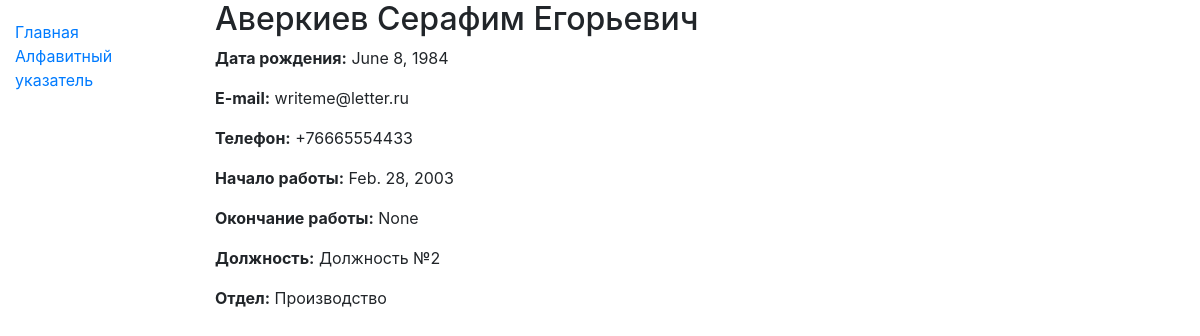
The app's page /employees/6/ with its own data.
### employees/models.py (models this page shows, shortened)
class Employee(models.Model):
    first_name = models.CharField(verbose_name="Имя", max_length=50)
    middle_name = models.CharField(verbose_name="Отчество", max_length=50)
    last_name = models.CharField(verbose_name="Фамилия", max_length=50)
    birthday = models.DateField(verbose_name="Дата рождения")
    email = models.EmailField(verbose_name="e-mail")
    phone = PhoneField(verbose_name="Телефон")
    begin_work = models.DateField(verbose_name="Начало работы")
    end_work = models.DateField(verbose_name="Окончание работы", blank=True, null=True, help_text="Введите дату увольнения сотрудника")
    position = models.CharField(verbose_name="Должность", max_length=200)
    department = models.ForeignKey(Department, on_delete=models.SET_NULL, blank=True, null=True, verbose_name="Отдел")
    class Meta:
        db_table = "employee"
        ordering = ["last_name", "first_name", "middle_name"]
    def display_last_name(self):
        return '{0} {1} {2}'.format(self.last_name, self.first_name, self.middle_name)
    display_last_name.short_description = "Ф.И.О."

class Department(models.Model):
    name = models.CharField(verbose_name="Название отдела", max_length=200)
    class Meta:
        db_table = "department"
        ordering = ["-name"]
    def __str__(self):
        return self.name

### employees/views.py (the view)
# urls.py: path('<int:pk>/', views.EmployeeDetail.as_view(), name='employee-detail'),
class EmployeeDetail(generic.DetailView):
    model = models.Employee
    context_object_name = 'employee'
    template_name = 'employees/employee_detail.html'

### employees/templates/employees/employee_detail.html (shortened to what this page needs)
{% extends "base.html" %}
{% block content %}
    <h2>{{ employee.display_last_name }}</h2>
    <p><strong>Дата рождения:</strong> {{ employee.birthday }}</p>
    <p><strong>E-mail:</strong> {{ employee.email }}</p>
    <p><strong>Телефон:</strong> {{ employee.phone }}</p>
    <p><strong>Начало работы:</strong> {{ employee.begin_work }}</p>
    <p><strong>Окончание работы:</strong> {{ employee.end_work }}</p>
    <p><strong>Должность:</strong> {{ employee.position }}</p>
    <p><strong>Отдел:</strong> {{ employee.department }}</p>
{% endblock %}

### records on screen
Employee: display_last_name "Аверкиев Серафим Егорьевич", birthday "June 8, 1984", email "writeme@letter.ru", phone "+76665554433", begin_work "Feb. 28, 2003", end_work "None", position "Должность №2", department "Производство"
